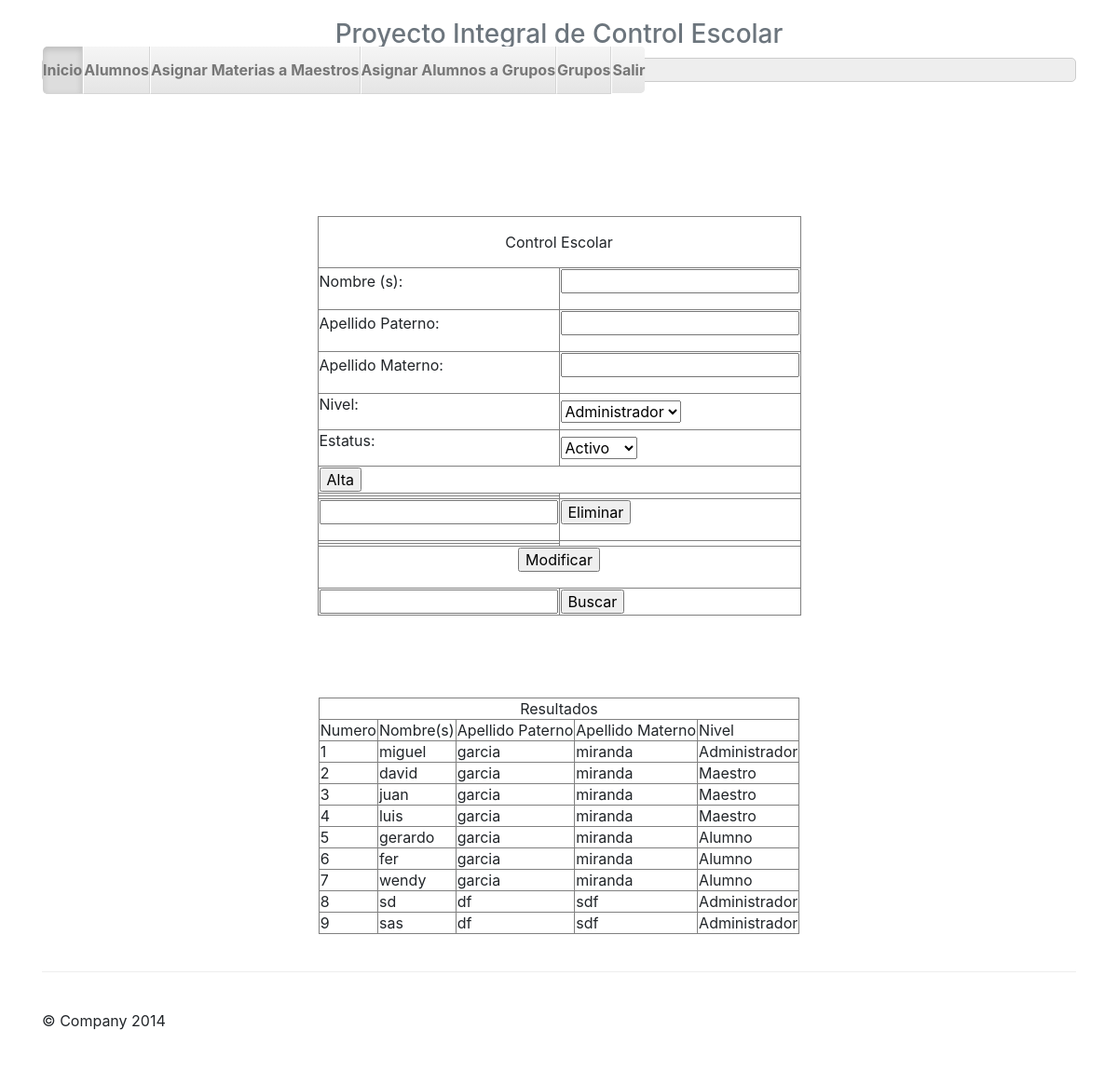
The page /TestUsuario.php (signed in) on the database its author committed.
### tables this page shows
CREATE TABLE `usuario` (
  `id` int(6) NOT NULL AUTO_INCREMENT,
  `nombre` varchar(250) NOT NULL,
  `ApellidoPaterno` varchar(250) NOT NULL,
  `ApellidoMaterno` varchar(250) NOT NULL,
  `telefono` varchar(250) NOT NULL,
  `Calle` varchar(250) NOT NULL,
  `NumeroExterior` int(6) NOT NULL,
  `NumeroInterior` int(6) NOT NULL,
  `colonia` varchar(250) NOT NULL,
  `municipio` varchar(250) NOT NULL,
  `estado` varchar(250) NOT NULL,
  `cp` int(6) NOT NULL,
  `correo` varchar(250) NOT NULL,
  `usuario` varchar(250) NOT NULL,
  `password` varchar(250) NOT NULL,
  `nivel` varchar(250) NOT NULL,
  `estatus` varchar(250) NOT NULL,
  PRIMARY KEY (`id`)
);

### Usuario.php (the view, shortened to what this page needs)
<?php
class User {
public function ConsultarDatos()
        {
        $sql01="SELECT * FROM usuario WHERE estatus = 1 ORDER BY id ASC";
        $consulta = mysql_query($sql01) or die ("error consulta general");
        echo "<div class=table-resposive align=center>";
        echo "<table class=\*table table-striped\ border=1>";
        echo "<tr><td colspan=5 align=center>Resultados</td></tr>";
        echo"<tr><td>Numero</td><td>Nombre(s)</td><td>Apellido Paterno</td><td>Apellido Materno</td><td>Nivel</td>";
            while($field = mysql_fetch_array($consulta)){
                $this->IdPersona = $field['id'];
                $this->Nombre = $field['nombre'];
                $this->ApellidoPaterno = $field['ApellidoPaterno'];
                $this->ApellidoMaterno = $field['ApellidoMaterno'];
                $this->Nivel = $field['nivel'];
                    switch($this->Nivel){
                    case 1:
                            $type = "Administrador";
                        break;
                    case 2:
                            $type = "Maestro";
                        break;
                    case 3:
                            $type = "Alumno";
                        break;
                    }
            echo "<tr><td>$this->IdPersona</td><td>$this->Nombre</td><td>$this->ApellidoPaterno</td><td>$this->ApellidoMaterno</td><td>$type</td></tr>";
            }
        echo "</table>";
    echo "</div>";
    }
}
?>

### header.php (shortened to what this page needs)
<html lang="en">
<head>
    <link href="css/bootstrap.min.css" rel="stylesheet">
    <link href="justified-nav.css" rel="stylesheet">
</head>
<body>
<div class="container">
<?php
require('menu.php');
echo "<br><br><br>";
?>

### menu.php (shortened to what this page needs)
<?php
$idu2=$_SESSION['idu'];
$acceso2=$_SESSION['acceso'];
$nivel=$_SESSION['nivel'];
if($idu2=="" or $acceso2=="" or $nivel=="")
{
    Print "<meta http-equiv='refresh' content='0;
    url=index.php?msg=$msg'>";
}else{
    if($nivel == '1')
    {
        echo"<div class='masthead'>
            <h3 class='text-muted'><center>Proyecto Integral de Control Escolar</center></h3>
            <ul class='nav nav-justified'>
                <li class='active'><a href='index2.php'>Inicio</a></li>
                <li><a href='TestUsuario.php'>Alumnos</a></li>
                <li><a href='TestMateria.php'>Asignar Materias a Maestros</a></li>
                <li><a href='TestGrupo.php'>Asignar Alumnos a Grupos</a></li>
                <li><a href='#'>Grupos</a></li>
                <li><a href='cerrarsesion.php'>Salir</a></li>
            </ul>
        </div>";
    }
}
?>

### TestUsuario.php (shortened to what this page needs)
<?php
require ('Usuario.php');
require('header.php');
$User = new User();
echo "<br><br><br>
    <div>
        <form name=alumno action=TestUsuario.php method=Post>
            <table align=center border=1>
            <tr><td colspan=2 ><p><center>Control Escolar</center></p></td></tr>
                <tr><td><p>Nombre (s): </p></td><td><p><input type=text name=nombre /></p></td></tr>
                <tr><td><p>Apellido Paterno: </p></td><td><p><input type=text name=ApellidoPaterno /></p></td></tr>
                <tr><td><p>Apellido Materno: </p></td><td><p><input type=text name=ApellidoMaterno /></p></td></tr>
                <tr><td><p>Nivel: </p></td><td><select name=Nivel>
                <option value=1>Administrador</option>
                <option value=2>Maestro</option>
                <option value=3>Alumno</option>
                </select></td></tr>
                <tr><td><p>Estatus: </p></td><td><select name=Estatus>
                <option value=1>Activo</option>
                <option value=0>Inactivo</option>
                </select></td></tr>
                <tr><td colspan=2><input type=submit name=submit value=Alta /></td></tr>
                <tr><td></td></tr>
                <tr><td></td></tr>
                <tr><td><p><input type=text name=id /></p></td><td><p><input type=submit name=submit value=Eliminar /></p></td></tr>
                <tr><td></td></tr>
                <tr><td></td></tr>
                <tr><td colspan=2 align=center><p><input type=submit name=submit value=Modificar /></p></td></tr>
                <tr><td><input type=text name=iddbuscar /></td><td><input type=submit name=submit value=Buscar /></td></tr>
            </table>
    </form>
</div><br><br><br>";
$User->ConsultarDatos();
require('footer.php');
?>

### footer.php (shortened to what this page needs)
<div class="footer">
    <p>&copy; Company 2014</p>
</div>
</div>
</body>
</html>

### justified-nav.css (style rules this page uses)
body { padding-top: 20px; }
.footer { padding-top: 40px; padding-bottom: 40px; margin-top: 40px; border-top: 1px solid #eee; }
.nav-justified { background-color: #eee; border: 1px solid #ccc; border-radius: 5px; }
.nav-justified > li > a { padding-top: 15px; padding-bottom: 15px; margin-bottom: 0; font-weight: bold; color: #777; text-align: center; background-color: #e5e5e5; background-image: -webkit-gradient(linear, left top, left bottom, from(#f5f5f5), to(#e5e5e5)); background-image: -webkit-linear-gradient(top, #f5f5f5 0%, #e5e5e5 100%); background-image: -o-linear-gradient(top, #f5f5f5 0%, #e5e5e5 100%); background-image: -webkit-gradient(linear, left top, left bottom, from(top), color-stop(0%, #f5f5f5), to(#e5e5e5)); background-image: linear-gradient(top, #f5f5f5 0%, #e5e5e5 100%); filter: progid:DXImageTransform.Microsoft.gradient( startColorstr='#f5f5f5', endColorstr='#e5e5e5',GradientType=0 ); background-repeat: repeat-x; border-bottom: 1px solid #d5d5d5; }
.nav-justified > .active > a, .nav-justified > .active > a:hover, .nav-justified > .active > a:focus { background-color: #ddd; background-image: none; -webkit-box-shadow: inset 0 3px 7px rgba(0,0,0,.15); box-shadow: inset 0 3px 7px rgba(0,0,0,.15); }
.nav-justified > li:first-child > a { border-radius: 5px 5px 0 0; }
.nav-justified > li:last-child > a { border-bottom: 0; border-radius: 0 0 5px 5px; }
@media (min-width: 768px) { .nav-justified { max-height: 52px; } }
@media (min-width: 768px) { .nav-justified > li > a { border-right: 1px solid #d5d5d5; border-left: 1px solid #fff; } }
@media (min-width: 768px) { .nav-justified > li:first-child > a { border-left: 0; border-radius: 5px 0 0 5px; } }
@media (min-width: 768px) { .nav-justified > li:last-child > a { border-right: 0; border-radius: 0 5px 5px 0; } }
@media screen and (min-width: 768px) { .masthead, .marketing, .footer { padding-right: 0; padding-left: 0; } }

### rows shown on the page
usuario: id "1", nombre "miguel", ApellidoPaterno "garcia", ApellidoMaterno "miranda", nivel "Administrador"
usuario: id "2", nombre "david", ApellidoPaterno "garcia", ApellidoMaterno "miranda", nivel "Maestro"
usuario: id "3", nombre "juan", ApellidoPaterno "garcia", ApellidoMaterno "miranda", nivel "Maestro"
usuario: id "4", nombre "luis", ApellidoPaterno "garcia", ApellidoMaterno "miranda", nivel "Maestro"
usuario: id "5", nombre "gerardo", ApellidoPaterno "garcia", ApellidoMaterno "miranda", nivel "Alumno"
usuario: id "6", nombre "fer", ApellidoPaterno "garcia", ApellidoMaterno "miranda", nivel "Alumno"
usuario: id "7", nombre "wendy", ApellidoPaterno "garcia", ApellidoMaterno "miranda", nivel "Alumno"
usuario: id "8", nombre "sd", ApellidoPaterno "df", ApellidoMaterno "sdf", nivel "Administrador"
usuario: id "9", nombre "sas", ApellidoPaterno "df", ApellidoMaterno "sdf", nivel "Administrador"
